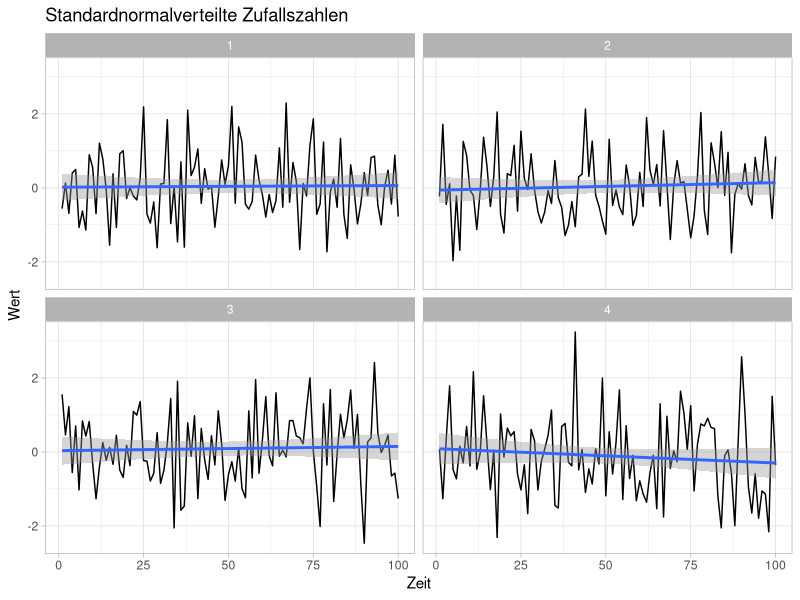
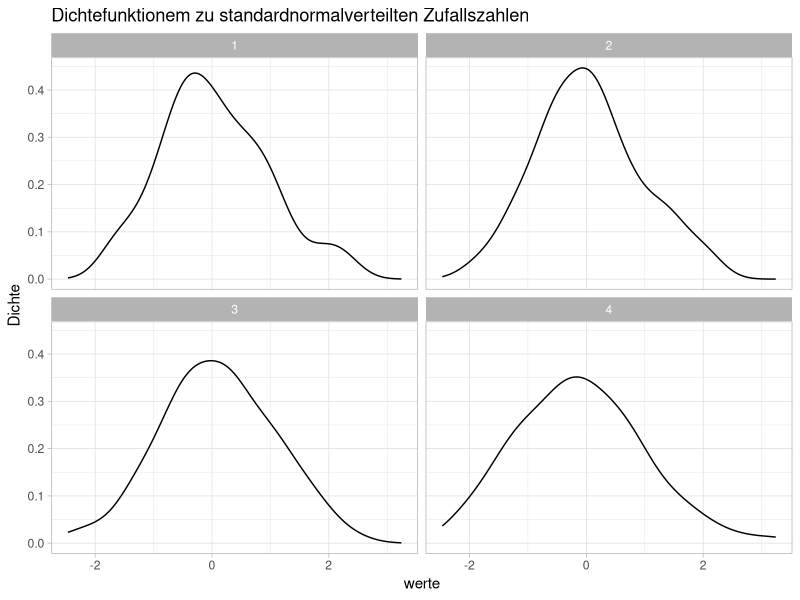
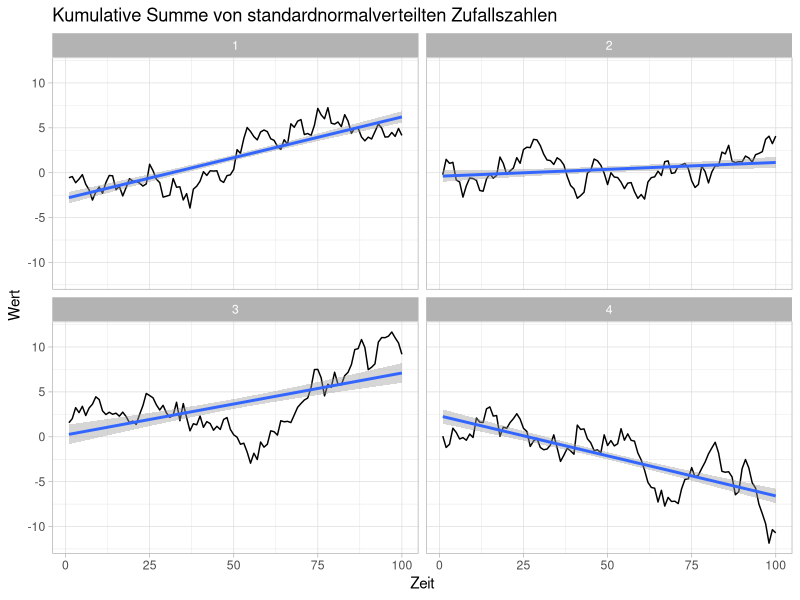
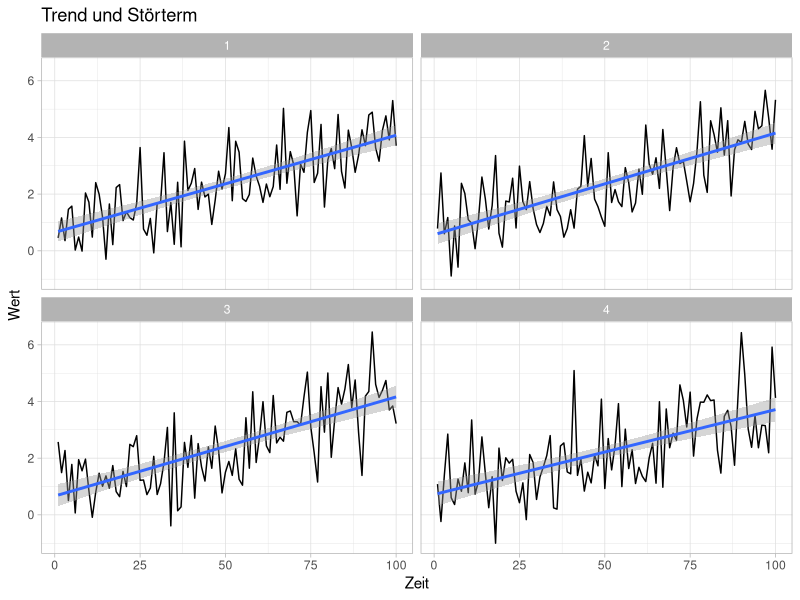
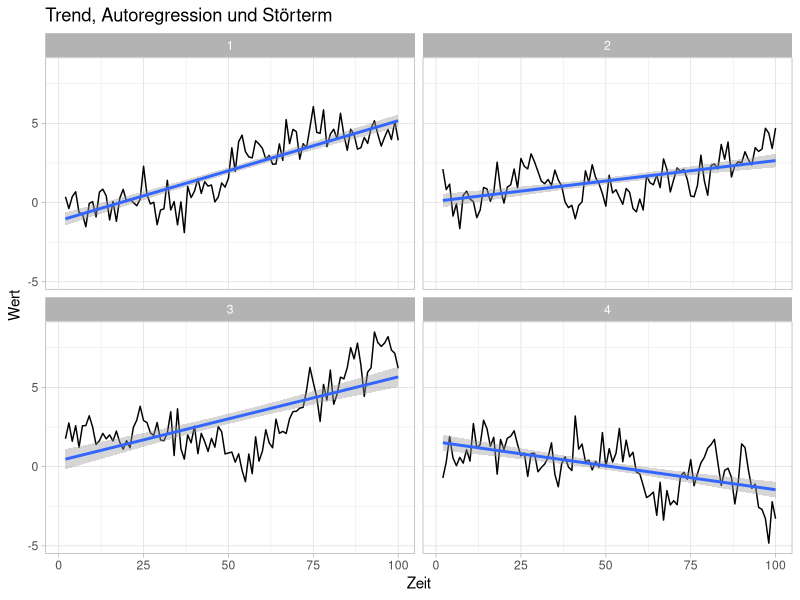

The R script that drew these images, in order:
## ---- chunk 1

#| message: false
#| warning: false
#| echo: false


# r

# Bibliothek laden
library(tidyverse)

set.seed(123)
# Datensatz generieren

# Trendgewicht
a<- .5


df <- data.frame(
  Fall   = rep(c(1:4), 100),
  normal = rnorm(400)
) %>% group_by(Fall) %>%
      arrange(Fall) %>%
      mutate(cumsum=cumsum(normal),
      lag_sum = lag(cumsum),
      zeit=1:100,
      trend= exp(zeit*.015),
      kombi = a*trend + (1-a) * lag_sum + normal)

#head(df)

# Plots

df%>% # filter(Fall==1) %>%
ggplot(aes(x = zeit, y = normal)) +
  geom_line() +
  geom_smooth(method="glm")+
  labs(x = "Zeit", y = "Wert") +
  ggtitle("Standardnormalverteilte Zufallszahlen")+
  facet_wrap(~Fall)+
  theme_light()

df%>% # filter(Fall==1) %>%
ggplot(aes(x = normal)) +
  geom_density() +
  labs(x = "werte", y = "Dichte") +
 ggtitle("Dichtefunktionem zu standardnormalverteilten Zufallszahlen")+
  facet_wrap(~Fall)+
  theme_light()

df%>% # filter(Fall==1) %>%
ggplot(aes(x = zeit, y = cumsum)) +
  geom_line() +
  geom_smooth(method="glm")+
  labs(x = "Zeit", y = "Wert") +
  ggtitle("Kumulative Summe von standardnormalverteilten Zufallszahlen")+
  facet_wrap(~Fall)+
  theme_light()





library(broom)

growth <- df %>% group_by(Fall) %>%
  do(tidy(lm(log(cumsum) ~ zeit,.))) %>%
  filter(term=="zeit") %>%
  select(Fall, estimate) %>%
  rename( Wachstumsraten=estimate) %>%
  mutate(Wachstumsraten=round(Wachstumsraten*100))

library(knitr)

kable(growth)

df%>% # filter(Fall==1) %>%
ggplot(aes(x = zeit, y = +trend+normal)) +
  geom_line() +
  geom_smooth(method="glm")+
  labs(x = "Zeit", y = "Wert") +
  ggtitle("Trend und Störterm")+
  facet_wrap(~Fall)+
  theme_light()


growth <- df %>% group_by(Fall) %>%
  do(tidy(lm(log(trend+normal) ~ zeit,.))) %>%
  filter(term=="zeit") %>%
  select(Fall, estimate) %>%
  rename( Wachstumsraten=estimate) %>%
  mutate(Wachstumsraten=round(Wachstumsraten*100))

#library(knitr)

kable(growth)


df%>% # filter(Fall==1) %>%
ggplot(aes(x = zeit, y = kombi)) +
  geom_line() +
  geom_smooth(method="glm")+
  labs(x = "Zeit", y = "Wert") +
  ggtitle("Trend, Autoregression und Störterm")+
  facet_wrap(~Fall)+
  theme_light()

growth <- df %>% group_by(Fall) %>%
  do(tidy(lm(log(kombi) ~ zeit,.))) %>%
  filter(term=="zeit") %>%
  select(Fall, estimate) %>%
  rename( Wachstumsraten=estimate) %>%
  mutate(Wachstumsraten=round(Wachstumsraten*100))

library(knitr)

kable(growth)

